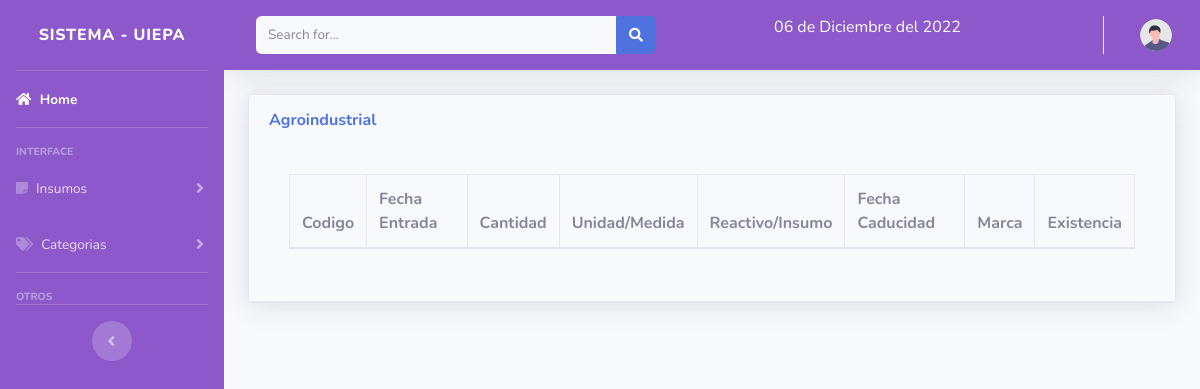
Before: /views/agroindustrial.php?categoria=AGROINDUSTRIAL (signed in) with the older database file.
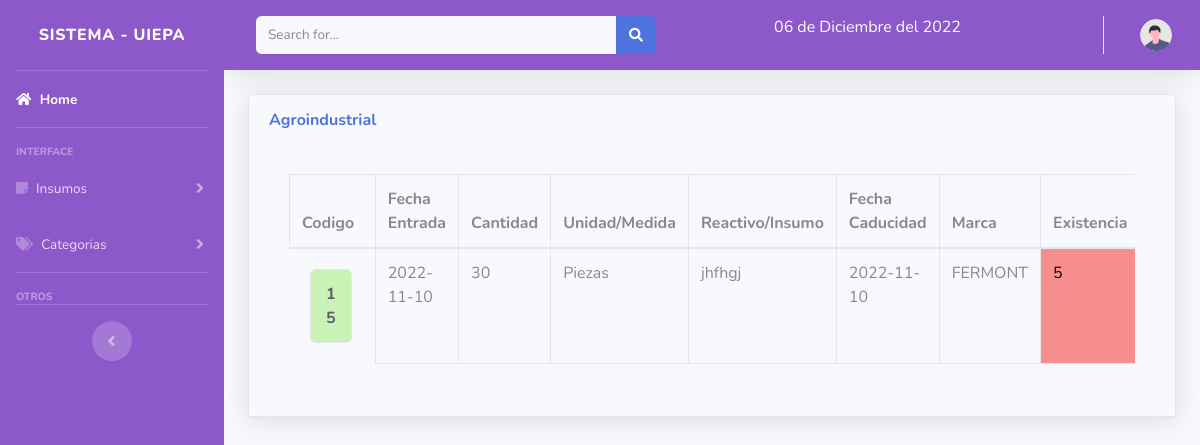
After: the same page with the newer database file.
### tables this page shows
CREATE TABLE `insumo` (
  `id` int(11) NOT NULL,
  `fecha_entrada` date NOT NULL,
  `cantidad` int(50) NOT NULL,
  `tipo` varchar(100) NOT NULL,
  `unidad` varchar(150) NOT NULL,
  `nombre` varchar(150) NOT NULL,
  `fecha_caducidad` date NOT NULL,
  `marca` varchar(150) NOT NULL,
  `existencia` varchar(150) NOT NULL,
  `categoria` varchar(50) NOT NULL,
  `entregado` int(10) NOT NULL,
  `recibido` int(50) NOT NULL
);

### views/agroindustrial.php (the view, shortened to what this page needs)
<!DOCTYPE html>
<html lang="en">
<head>
</head>
<?php include "../includes/header.php";?>
<body id="page-top">
                <div class="container-fluid">
                    <div class="card shadow mb-4">
                        <div class="card-header py-3">
                            <h6 class="m-0 font-weight-bold text-primary"> Agroindustrial </h6>
                            <br>
                        <div class="card-body">
                            <div class="table-responsive">
                                <table class="table table-bordered" id="dataTable" width="100%" cellspacing="0">
                                    <thead>
                                        <tr>
                                            <th>Codigo</th>
                                            <th>Fecha Entrada</th>
                                            <th>Cantidad</th>
                                            <th>Unidad/Medida</th>
                                            <th>Reactivo/Insumo</th>
                                            <th>Fecha Caducidad</th>
                                            <th>Marca</th>
                                            <th>Existencia</th>
                                        </tr>
                                    </thead>
                                    <?php
$categoria = $_GET['categoria'];
extract($_POST);
require_once ("../includes/db.php");
$sql = "SELECT * FROM insumo WHERE categoria = '$categoria'";
$productos = mysqli_query($conexion, $sql);
if($productos -> num_rows > 0){
foreach($productos as $key => $fila ){
?>
<?php
if ($fila['existencia'] < 10) {
    $clase = 'problema';
  } else {
    $clase = 'correcto';
  }
?>
<tr>
<td <?php echo  'class="'.$fila['categoria'] .'"'; ?>><?php echo $fila['id']; ?></td>
<td><?php echo $fila['fecha_entrada']; ?></td>
<td ><?php echo $fila['cantidad']; ?></td>
<td><?php echo $fila['unidad']; ?></td>
<td><?php echo $fila['nombre']; ?></td>
<td><?php echo $fila['fecha_caducidad']; ?></td>
<td><?php echo $fila['marca']; ?></td>
<td <?php echo  'class="'.$clase .'"'; ?>><?php echo $fila['existencia']; ?></td>
</tr>
<?php  include "calculo_agro.php"; ?>
<?php }
}?>
                                </table>
                            </div>
                        </div>
                    </div>
                </div>
            </div>
            <?php include "form_categoria.php";?>
            <?php include "form_agro.php";?>
</body>
</html>

Changed rows visible on the page:
added insumo: id "15", fecha_entrada "2022-11-10", cantidad "30", unidad "Piezas", nombre "jhfhgj", fecha_caducidad "2022-11-10", marca "FERMONT", existencia "5"
